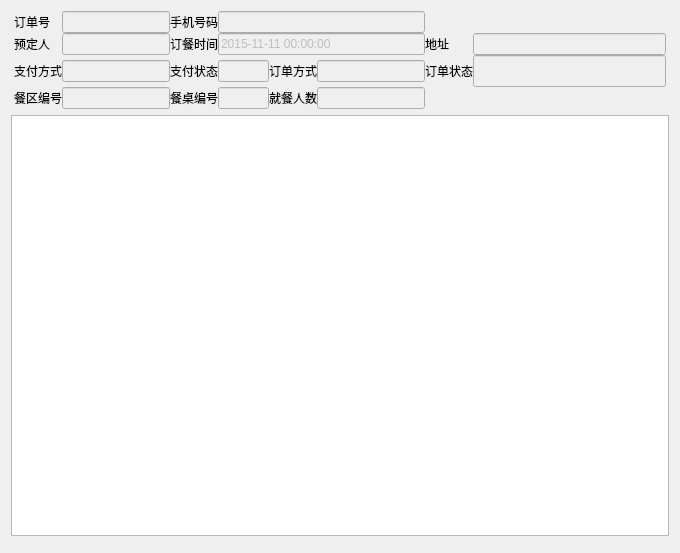
<?xml version="1.0" encoding="UTF-8"?>
<ui version="4.0">
 <class>w_scr_dish_weixin_getbill_dialog</class>
 <widget class="QDialog" name="w_scr_dish_weixin_getbill_dialog">
  <property name="geometry">
   <rect>
    <x>0</x>
    <y>0</y>
    <width>680</width>
    <height>553</height>
   </rect>
  </property>
  <property name="windowTitle">
   <string>Dialog</string>
  </property>
  <layout class="QVBoxLayout" name="verticalLayout">
   <item>
    <widget class="QFrame" name="frame_2">
     <property name="styleSheet">
      <string notr="true">QFrame#frame{
background:white;border:2px solid pink;border-radius:10px;
}</string>
     </property>
     <property name="outer_stylesheet" stdset="0">
      <string>frame_detail_show</string>
     </property>
     <layout class="QGridLayout" name="gridLayout_2" columnstretch="0,0,0,1,0,0,0,0">
      <property name="leftMargin">
       <number>3</number>
      </property>
      <property name="topMargin">
       <number>0</number>
      </property>
      <property name="rightMargin">
       <number>3</number>
      </property>
      <property name="bottomMargin">
       <number>0</number>
      </property>
      <property name="spacing">
       <number>0</number>
      </property>
      <item row="5" column="3">
       <widget class="QLineEdit" name="lineEdit_payState">
        <property name="enabled">
         <bool>false</bool>
        </property>
       </widget>
      </item>
      <item row="5" column="6">
       <widget class="QLabel" name="label_9">
        <property name="text">
         <string>订单状态</string>
        </property>
       </widget>
      </item>
      <item row="5" column="2">
       <widget class="QLabel" name="label_7">
        <property name="text">
         <string>支付状态</string>
        </property>
       </widget>
      </item>
      <item row="5" column="1">
       <widget class="QLineEdit" name="lineEdit_payType">
        <property name="enabled">
         <bool>false</bool>
        </property>
       </widget>
      </item>
      <item row="5" column="5">
       <widget class="QLineEdit" name="lineEdit_orderType">
        <property name="enabled">
         <bool>false</bool>
        </property>
       </widget>
      </item>
      <item row="4" column="2">
       <widget class="QLabel" name="label_6">
        <property name="text">
         <string>订餐时间</string>
        </property>
       </widget>
      </item>
      <item row="4" column="0">
       <widget class="QLabel" name="label_5">
        <property name="text">
         <string>预定人</string>
        </property>
       </widget>
      </item>
      <item row="5" column="7">
       <widget class="QLineEdit" name="lineEdit_orderState">
        <property name="enabled">
         <bool>false</bool>
        </property>
        <property name="styleSheet">
         <string notr="true">color:red;
font:bold 20px;</string>
        </property>
        <property name="text">
         <string/>
        </property>
       </widget>
      </item>
      <item row="5" column="4">
       <widget class="QLabel" name="label_10">
        <property name="text">
         <string>订单方式</string>
        </property>
       </widget>
      </item>
      <item row="5" column="0">
       <widget class="QLabel" name="label_8">
        <property name="text">
         <string>支付方式</string>
        </property>
       </widget>
      </item>
      <item row="6" column="1">
       <widget class="QLineEdit" name="lineEdit_tableAreaNo">
        <property name="enabled">
         <bool>false</bool>
        </property>
       </widget>
      </item>
      <item row="6" column="0">
       <widget class="QLabel" name="label_11">
        <property name="text">
         <string>餐区编号</string>
        </property>
       </widget>
      </item>
      <item row="6" column="2">
       <widget class="QLabel" name="label_12">
        <property name="text">
         <string>餐桌编号</string>
        </property>
       </widget>
      </item>
      <item row="4" column="1">
       <widget class="QLineEdit" name="lineEdit_orderer">
        <property name="enabled">
         <bool>false</bool>
        </property>
        <property name="text">
         <string/>
        </property>
       </widget>
      </item>
      <item row="6" column="4">
       <widget class="QLabel" name="label_13">
        <property name="text">
         <string>就餐人数</string>
        </property>
       </widget>
      </item>
      <item row="6" column="5">
       <widget class="QLineEdit" name="lineEdit_eatPels">
        <property name="enabled">
         <bool>false</bool>
        </property>
       </widget>
      </item>
      <item row="6" column="3">
       <widget class="QLineEdit" name="lineEdit_eatTableNo">
        <property name="enabled">
         <bool>false</bool>
        </property>
       </widget>
      </item>
      <item row="4" column="3" colspan="3">
       <widget class="QLineEdit" name="lineEdit_eatTime">
        <property name="enabled">
         <bool>false</bool>
        </property>
        <property name="minimumSize">
         <size>
          <width>0</width>
          <height>0</height>
         </size>
        </property>
        <property name="maximumSize">
         <size>
          <width>16777215</width>
          <height>16777215</height>
         </size>
        </property>
        <property name="text">
         <string>2015-11-11 00:00:00</string>
        </property>
       </widget>
      </item>
      <item row="4" column="6">
       <widget class="QLabel" name="label_14">
        <property name="text">
         <string>地址</string>
        </property>
       </widget>
      </item>
      <item row="4" column="7">
       <widget class="QLineEdit" name="lineEdit_address">
        <property name="enabled">
         <bool>false</bool>
        </property>
       </widget>
      </item>
      <item row="2" column="2">
       <widget class="QLabel" name="label_2">
        <property name="text">
         <string>手机号码</string>
        </property>
       </widget>
      </item>
      <item row="2" column="1">
       <widget class="QLineEdit" name="lineEdit_sn">
        <property name="enabled">
         <bool>false</bool>
        </property>
       </widget>
      </item>
      <item row="2" column="3" colspan="3">
       <widget class="QLineEdit" name="lineEdit_tel">
        <property name="enabled">
         <bool>false</bool>
        </property>
       </widget>
      </item>
      <item row="2" column="0">
       <widget class="QLabel" name="label">
        <property name="text">
         <string>订单号</string>
        </property>
       </widget>
      </item>
     </layout>
    </widget>
   </item>
   <item>
    <widget class="QTableView" name="tableView"/>
   </item>
   <item>
    <widget class="lds_toolbar" name="widget"/>
   </item>
  </layout>
 </widget>
 <customwidgets>
  <customwidget>
   <class>lds_toolbar</class>
   <extends>QFrame</extends>
   <header>lds_toolbar.h</header>
   <container>1</container>
  </customwidget>
 </customwidgets>
 <resources/>
 <connections/>
</ui>
